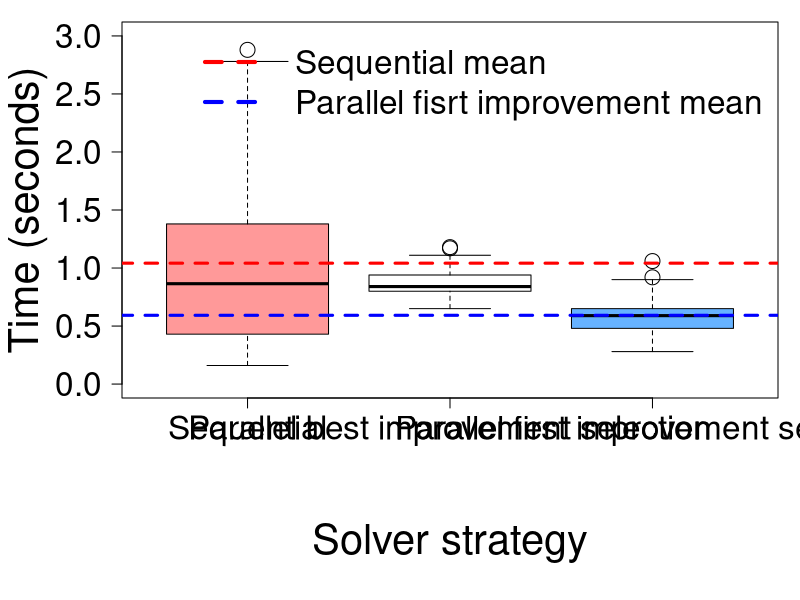

Write the R code that produced this figure.
sec=c(1.380,0.950,0.430,0.630,1.450,0.790,2.780,2.880,1.080,1.420,2.230,0.220,0.420,2.060,0.710,0.610,2.000,0.630,0.370,0.800,0.400,0.930,0.160,1.120,0.900,0.830,0.330,1.000,1.320,0.420)
best=c(1.020,0.800,0.800,0.750,0.790,0.920,0.800,0.940,0.810,0.970,0.870,0.650,0.740,0.890,0.800,1.000,0.880,0.920,0.940,0.930,0.730,0.700,0.700,1.170,0.950,0.810,0.810,0.800,1.180,1.110)
first=c(1.060,0.380,0.900,0.580,0.640,0.480,0.650,0.550,0.760,0.520,0.500,0.700,0.470,0.280,0.600,0.510,0.650,0.480,0.610,0.470,0.360,0.630,0.920,0.630,0.560,0.710,0.620,0.470,0.450,0.640)

data<-data.frame(sec,best,first)

dev=pdf("g9_select_BP.pdf", height=17, width=21)
par(cex.axis=2)
par(mar=c(10,6,1,1)+.1)
p_ylim=c(0,3);

col_par_box <- rgb(1, 153/255, 153/255, 1)
col_comm_box <- rgb(102/255, 178/255, 1, 1)


col_boxes = c(col_par_box, "white" , col_comm_box)

lablist.y<-as.vector(c("Sequential", "Parallel best improvement selection", "Parallel first improvement selection"))
boxplot(data, las = 2, names = c("", "", ""), cex = 2, ylim=p_ylim, col=col_boxes)

text(x = seq(1, 3, by=1), par("usr")[3] - 0.1, labels = lablist.y, srt = 0, pos = 1, xpd = TRUE, cex=2)

#			text(x=c(1:3), y=rep.int(0.05,3), cex=1.5, labels=c("0%","63%","33%","13%","67%","20%","30%","80%", "100%", "90%", "93%", "47%", "30%"))

x <- c(0:4)
lines(x, rep.int(mean(sec), 5), col="red", lwd=3, lty=2)
lines(x, rep.int(mean(first), 5), col="blue", lwd=3, , lty=2)

legend(	'topright', 
			c("Sequential mean", "Parallel fisrt improvement mean"), 
			lty=2, lwd=4,
			col=c("red", "blue"), 
			bty='n', # box type around legend
			pch = c(NA, NA),
			cex=2)

mtext("Solver strategy", side=1, line=7, cex=2.5)
mtext("Time (seconds)", side=2, line=4, cex=2.5)
dev.off()

